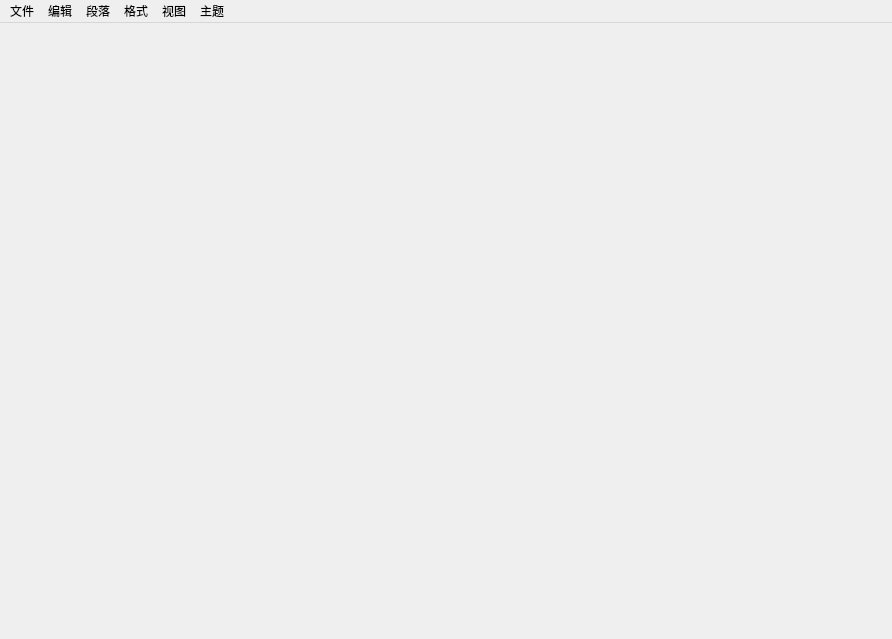
<?xml version="1.0" encoding="UTF-8"?>
<ui version="4.0">
 <class>MainWindow</class>
 <widget class="QMainWindow" name="MainWindow">
  <property name="geometry">
   <rect>
    <x>0</x>
    <y>0</y>
    <width>892</width>
    <height>639</height>
   </rect>
  </property>
  <property name="windowTitle">
   <string>iNote</string>
  </property>
  <property name="windowIcon">
   <iconset resource="res.qrc">
    <normaloff>:/Res/log.jpg</normaloff>:/Res/log.jpg</iconset>
  </property>
  <widget class="QWidget" name="centralWidget"/>
  <widget class="QMenuBar" name="menuBar">
   <property name="geometry">
    <rect>
     <x>0</x>
     <y>0</y>
     <width>892</width>
     <height>23</height>
    </rect>
   </property>
   <widget class="QMenu" name="menu">
    <property name="title">
     <string>文件</string>
    </property>
    <addaction name="actionNew"/>
    <addaction name="separator"/>
    <addaction name="actionOpen"/>
    <addaction name="actionantTionOpenFilePath"/>
   </widget>
   <widget class="QMenu" name="menuRedo">
    <property name="title">
     <string>编辑</string>
    </property>
    <addaction name="actSave"/>
   </widget>
   <widget class="QMenu" name="menu_2">
    <property name="title">
     <string>段落</string>
    </property>
    <addaction name="actionfristTitle"/>
    <addaction name="actionSecondTitle"/>
    <addaction name="actionThirdTitle"/>
    <addaction name="actionfourthTitle"/>
    <addaction name="separator"/>
    <addaction name="actionContent"/>
   </widget>
   <widget class="QMenu" name="menu_3">
    <property name="title">
     <string>格式</string>
    </property>
    <addaction name="actionBold"/>
    <addaction name="actionitalic"/>
    <addaction name="actionCode"/>
    <addaction name="actionCode_2"/>
    <addaction name="actionHttpLinl"/>
   </widget>
   <widget class="QMenu" name="menu_4">
    <property name="title">
     <string>视图</string>
    </property>
    <addaction name="actionShowSiderbar"/>
    <addaction name="actionfileOutLine"/>
    <addaction name="actionfileList"/>
   </widget>
   <widget class="QMenu" name="menu_5">
    <property name="title">
     <string>主题</string>
    </property>
   </widget>
   <addaction name="menu"/>
   <addaction name="menuRedo"/>
   <addaction name="menu_2"/>
   <addaction name="menu_3"/>
   <addaction name="menu_4"/>
   <addaction name="menu_5"/>
  </widget>
  <action name="actionNew">
   <property name="text">
    <string>新建</string>
   </property>
  </action>
  <action name="actionOpen">
   <property name="text">
    <string>打开</string>
   </property>
  </action>
  <action name="actionfristTitle">
   <property name="text">
    <string>一级标题</string>
   </property>
   <property name="shortcut">
    <string>Ctrl+Shift+Q</string>
   </property>
  </action>
  <action name="actionSecondTitle">
   <property name="text">
    <string>二级标题</string>
   </property>
   <property name="shortcut">
    <string>Ctrl+Shift+W</string>
   </property>
  </action>
  <action name="actionThirdTitle">
   <property name="text">
    <string>三级标题</string>
   </property>
   <property name="shortcut">
    <string>Ctrl+Shift+E</string>
   </property>
  </action>
  <action name="actionfourthTitle">
   <property name="text">
    <string>四级标题</string>
   </property>
   <property name="shortcut">
    <string>Ctrl+Shift+R</string>
   </property>
  </action>
  <action name="actionContent">
   <property name="text">
    <string>段落</string>
   </property>
   <property name="shortcut">
    <string>Ctrl+Shift+T</string>
   </property>
  </action>
  <action name="actionBold">
   <property name="text">
    <string>加粗</string>
   </property>
   <property name="shortcut">
    <string>Ctrl+B</string>
   </property>
  </action>
  <action name="actionitalic">
   <property name="text">
    <string>斜体</string>
   </property>
   <property name="shortcut">
    <string>Ctrl+T</string>
   </property>
  </action>
  <action name="actionCode">
   <property name="text">
    <string>下划线</string>
   </property>
   <property name="shortcut">
    <string>Ctrl+U</string>
   </property>
  </action>
  <action name="actionCode_2">
   <property name="text">
    <string>代码</string>
   </property>
  </action>
  <action name="actionHttpLinl">
   <property name="text">
    <string>超链接</string>
   </property>
  </action>
  <action name="actionShowSiderbar">
   <property name="text">
    <string>显示/隐藏侧边栏</string>
   </property>
  </action>
  <action name="actionfileOutLine">
   <property name="text">
    <string>大纲</string>
   </property>
  </action>
  <action name="actionfileList">
   <property name="text">
    <string>文档列表</string>
   </property>
  </action>
  <action name="actionantTionOpenFilePath">
   <property name="text">
    <string>打开文件夹</string>
   </property>
  </action>
  <action name="actSave">
   <property name="text">
    <string>保存</string>
   </property>
   <property name="toolTip">
    <string>保存</string>
   </property>
   <property name="shortcut">
    <string>Ctrl+S</string>
   </property>
  </action>
 </widget>
 <layoutdefault spacing="6" margin="11"/>
 <resources>
  <include location="res.qrc"/>
 </resources>
 <connections/>
</ui>
